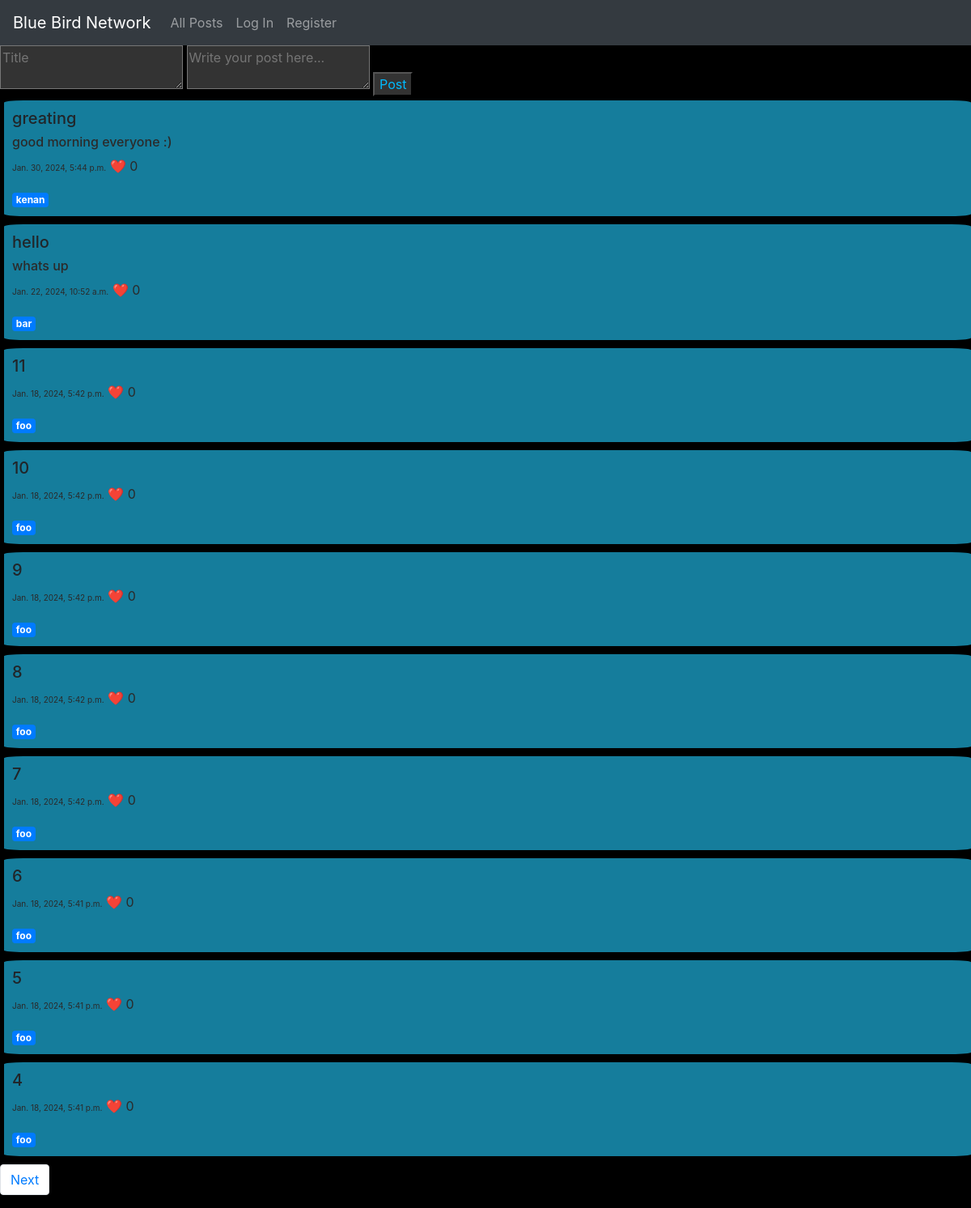
Before: / with the older database file.
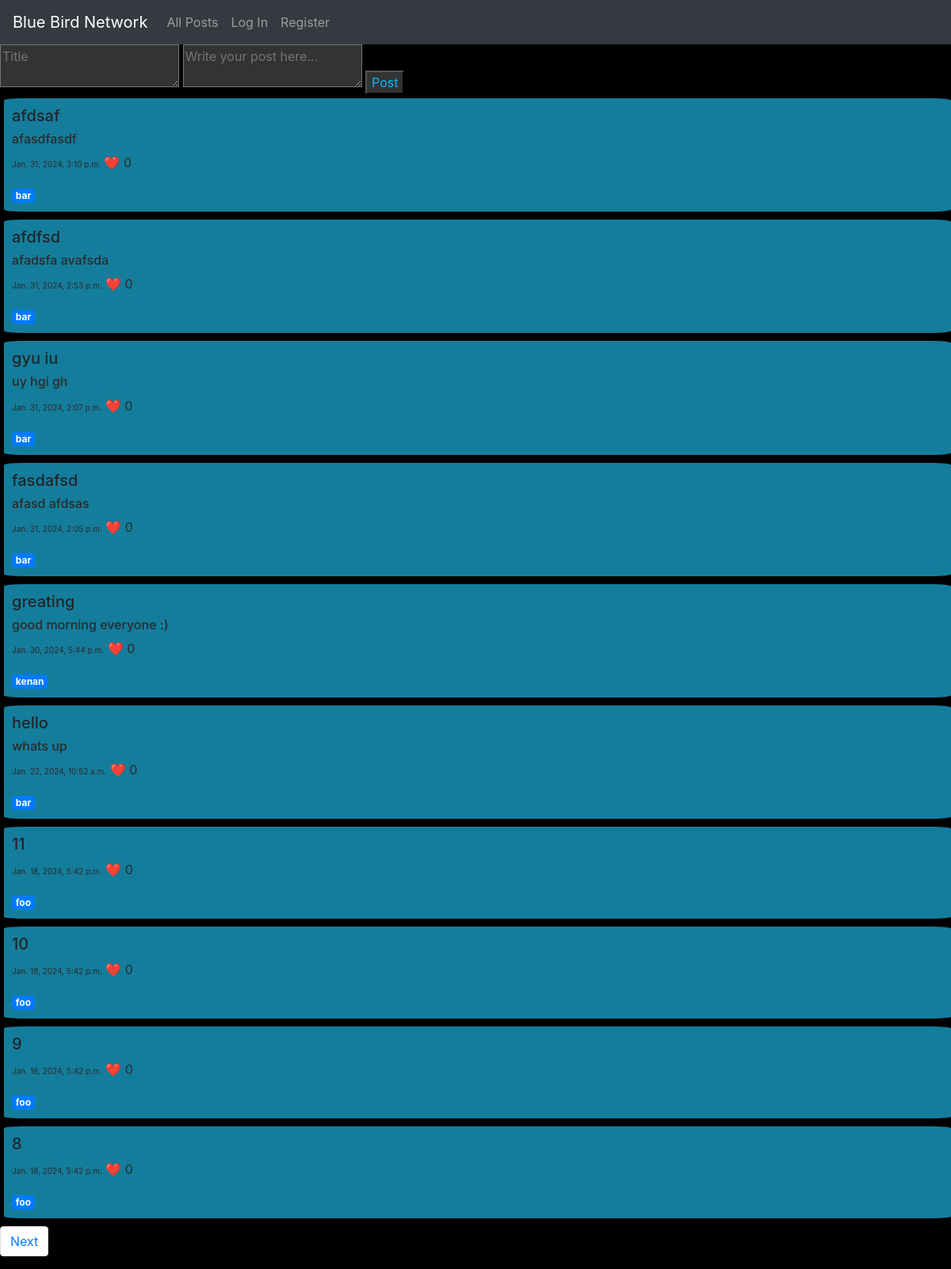
After: the same page with the newer database file.
### network/models.py (models this page shows, shortened)
class Tweet(models.Model):
    user = models.ForeignKey(User, on_delete=models.CASCADE, related_name= "user1")
    title = models.CharField(max_length=64)
    content = models.TextField()
    timestamp = models.DateTimeField(auto_now_add=True)
    likes = models.IntegerField(default = 0)

class User(AbstractUser):
    pass

### network/views.py (the view)
# urls.py: path("", views.index, name="index"),
def index(request):
    pageNumber = int(request.GET.get('page', 1))
    nextPageUrl = '?page=' + str(pageNumber + 1)
    lastPageUrl = '?page=' + str(pageNumber - 1) if pageNumber > 1 else ""
    displacementAmount = (pageNumber - 1) * 10
    old_posts = Tweet.objects.all().order_by("-timestamp")[displacementAmount:displacementAmount+10]
    morePosts = Tweet.objects.all().order_by("-timestamp")[displacementAmount+10:displacementAmount+20].exists()
    return render(request, "network/index.html", {'old_posts': old_posts, 'nextPageUrl': nextPageUrl , 'lastPageUrl': lastPageUrl, "more_posts":morePosts})

### network/templates/network/index.html (shortened to what this page needs)
{% extends "network/layout.html" %}
{% block body %}
    <html lang="en">
        <body>
            <form id="post-form" method="POST">
                <textarea id="title-content" name="title" placeholder="Title" style="background-color: #333; color: #fff;"></textarea>
                <textarea id="post-content" name="content" placeholder="Write your post here..." style="background-color: #333; color: #fff;"></textarea>
                <input style="margin-bottom: 5px; background-color: #333; color: #00bbff;" id="submit-post" type="submit" value="Post">
            </form>
            {% for post in old_posts %}
                <div id = "old_posts" data-id = "{{ post.id }}">
                    <h5>{{ post.title }}</h5>
                    <h6 id = "original-text" style="color:rgb(43, 42, 42);">{{ post.content }}</h6>
                    <p style=" color:rgb(43, 42, 42);"><span style = "font-size: x-small;">{{ post.timestamp }}</span> ❤️ <span>{{ post.likes }}</span></p>
                    <a href="{% url 'smprofile' post.user.username %}" class="badge badge-primary">{{ post.user }}</a>
                </div>
            {% endfor %}
            <nav aria-label="Page navigation example">
                <ul class="pagination">
                    {% if more_posts %}
                    <li class="page-item"><a class="page-link" href="{{ nextPageUrl }}">Next</a></li>
                    {% endif %}
                </ul>
            </nav>
        </body>
    </html>
{% endblock %}

Changed rows visible on the page:
no longer on this page (row unchanged): Tweet: title "7", timestamp "Jan. 18, 2024, 5:42 p.m.", likes "0", user "foo"
no longer on this page (row unchanged): Tweet: title "6", timestamp "Jan. 18, 2024, 5:41 p.m.", likes "0", user "foo"
no longer on this page (row unchanged): Tweet: title "5", timestamp "Jan. 18, 2024, 5:41 p.m.", likes "0", user "foo"
no longer on this page (row unchanged): Tweet: title "4", timestamp "Jan. 18, 2024, 5:41 p.m.", likes "0", user "foo"
added Tweet: title "afdsaf", content "afasdfasdf", timestamp "Jan. 31, 2024, 3:10 p.m.", likes "0", user "bar"
added Tweet: title "afdfsd", content "afadsfa avafsda", timestamp "Jan. 31, 2024, 2:53 p.m.", likes "0", user "bar"
added Tweet: title "gyu iu", content "uy hgi gh", timestamp "Jan. 31, 2024, 2:07 p.m.", likes "0", user "bar"
added Tweet: title "fasdafsd", content "afasd afdsas", timestamp "Jan. 31, 2024, 2:05 p.m.", likes "0", user "bar"
